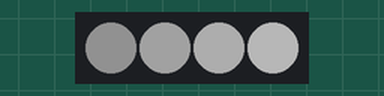
Recording of a sketch running on a simulated Arduino Uno, built with avr-gcc and run on an emulated ATmega328P. On the bench: 4 RGB LEDs in strip order, left to right. Dim RGB values are drawn brighter than linear.

Above: at 0.2 s.
At 1.7 s:
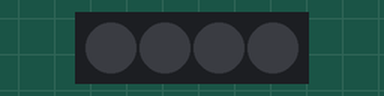
Timing chart, 0 to 3.0 s (numbered marks = the images above):
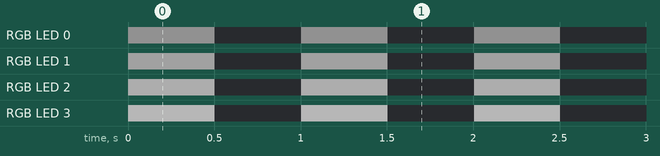

Measured:
- by itself, RGB LED 0: alternates RGB(17, 17, 17) for 0.50 s and off for 0.50 s
- by itself, RGB LED 1: alternates RGB(34, 34, 34) for 0.50 s and off for 0.50 s
- by itself, RGB LED 2: alternates RGB(51, 51, 51) for 0.50 s and off for 0.50 s
- by itself, RGB LED 3: alternates RGB(68, 68, 68) for 0.50 s and off for 0.50 s

The sketch:

Blink.ino
```cpp
/// @file    Blink.ino
/// @brief   Blink the first LED of an LED strip
/// @example Blink.ino

#include <FastLED.h>

// How many leds in your strip?
#define NUM_LEDS 4

// For led chips like WS2812, which have a data line, ground, and power, you just
// need to define DATA_PIN.  For led chipsets that are SPI based (four wires - data, clock,
// ground, and power), like the LPD8806 define both DATA_PIN and CLOCK_PIN
// Clock pin only needed for SPI based chipsets when not using hardware SPI
#define DATA_PIN 3
#define CLOCK_PIN 13

// Define the array of leds
CRGB leds[NUM_LEDS];

void setup() {
  // Uncomment/edit one of the following lines for your leds arrangement.
  // ## Clockless types ##
  // FastLED.addLeds<NEOPIXEL, DATA_PIN>(leds, NUM_LEDS);  // GRB ordering is assumed
  // FastLED.addLeds<SM16703, DATA_PIN, RGB>(leds, NUM_LEDS);
  // FastLED.addLeds<TM1829, DATA_PIN, RGB>(leds, NUM_LEDS);
  // FastLED.addLeds<TM1812, DATA_PIN, RGB>(leds, NUM_LEDS);
  // FastLED.addLeds<TM1809, DATA_PIN, RGB>(leds, NUM_LEDS);
  // FastLED.addLeds<TM1804, DATA_PIN, RGB>(leds, NUM_LEDS);
  // FastLED.addLeds<TM1803, DATA_PIN, RGB>(leds, NUM_LEDS);
  FastLED.addLeds<UCS1903, DATA_PIN, RGB>(leds, NUM_LEDS);
  //FastLED.addLeds<UCS1903B, DATA_PIN, RGB>(leds, NUM_LEDS);
  // FastLED.addLeds<UCS1904, DATA_PIN, RGB>(leds, NUM_LEDS);
  // FastLED.addLeds<UCS2903, DATA_PIN, RGB>(leds, NUM_LEDS);
  // FastLED.addLeds<WS2812, DATA_PIN, RGB>(leds, NUM_LEDS);  // GRB ordering is typical
  // FastLED.addLeds<WS2852, DATA_PIN, RGB>(leds, NUM_LEDS);  // GRB ordering is typical
  // FastLED.addLeds<WS2812B, DATA_PIN, RGB>(leds, NUM_LEDS);  // GRB ordering is typical
  // FastLED.addLeds<GS1903, DATA_PIN, RGB>(leds, NUM_LEDS);
  // FastLED.addLeds<SK6812, DATA_PIN, RGB>(leds, NUM_LEDS);  // GRB ordering is typical
  // FastLED.addLeds<SK6822, DATA_PIN, RGB>(leds, NUM_LEDS);
  // FastLED.addLeds<APA106, DATA_PIN, RGB>(leds, NUM_LEDS);
  // FastLED.addLeds<PL9823, DATA_PIN, RGB>(leds, NUM_LEDS);
  // FastLED.addLeds<SK6822, DATA_PIN, RGB>(leds, NUM_LEDS);
  // FastLED.addLeds<WS2811, DATA_PIN, BRG>(leds, NUM_LEDS);
  // FastLED.addLeds<WS2813, DATA_PIN, RGB>(leds, NUM_LEDS);
  // FastLED.addLeds<APA104, DATA_PIN, RGB>(leds, NUM_LEDS);
  // FastLED.addLeds<WS2811_400, DATA_PIN, RGB>(leds, NUM_LEDS);
  // FastLED.addLeds<GE8822, DATA_PIN, RGB>(leds, NUM_LEDS);
  // FastLED.addLeds<GW6205, DATA_PIN, RGB>(leds, NUM_LEDS);
  // FastLED.addLeds<GW6205_400, DATA_PIN, RGB>(leds, NUM_LEDS);
  // FastLED.addLeds<LPD1886, DATA_PIN, RGB>(leds, NUM_LEDS);
  // FastLED.addLeds<LPD1886_8BIT, DATA_PIN, RGB>(leds, NUM_LEDS);
  // ## Clocked (SPI) types ##
  // FastLED.addLeds<LPD6803, DATA_PIN, CLOCK_PIN, RGB>(leds, NUM_LEDS);  // GRB ordering is typical
  // FastLED.addLeds<LPD8806, DATA_PIN, CLOCK_PIN, RGB>(leds, NUM_LEDS);  // GRB ordering is typical
  // FastLED.addLeds<WS2801, DATA_PIN, CLOCK_PIN, RGB>(leds, NUM_LEDS);
  // FastLED.addLeds<WS2803, DATA_PIN, CLOCK_PIN, RGB>(leds, NUM_LEDS);
  // FastLED.addLeds<SM16716, DATA_PIN, CLOCK_PIN, RGB>(leds, NUM_LEDS);
  // FastLED.addLeds<P9813, DATA_PIN, CLOCK_PIN, RGB>(leds, NUM_LEDS);  // BGR ordering is typical
  // FastLED.addLeds<DOTSTAR, DATA_PIN, CLOCK_PIN, RGB>(leds, NUM_LEDS);  // BGR ordering is typical
  // FastLED.addLeds<APA102, DATA_PIN, CLOCK_PIN, RGB>(leds, NUM_LEDS);  // BGR ordering is typical
  // FastLED.addLeds<SK9822, DATA_PIN, CLOCK_PIN, RGB>(leds, NUM_LEDS);  // BGR ordering is typical
}

void loop() {
  // Turn the LED on, then pause

  leds[0] = 0x111111;
  leds[1] = 0x222222;
  leds[2] = 0x333333;
  leds[3] = 0x444444;

  FastLED.show();
  delay(500);
  // Now turn the LED off, then pause

  for (int i = 0; i < NUM_LEDS; i++) {
    leds[i] = CRGB::Black;
  }
  FastLED.show();
  delay(500);
}
```
